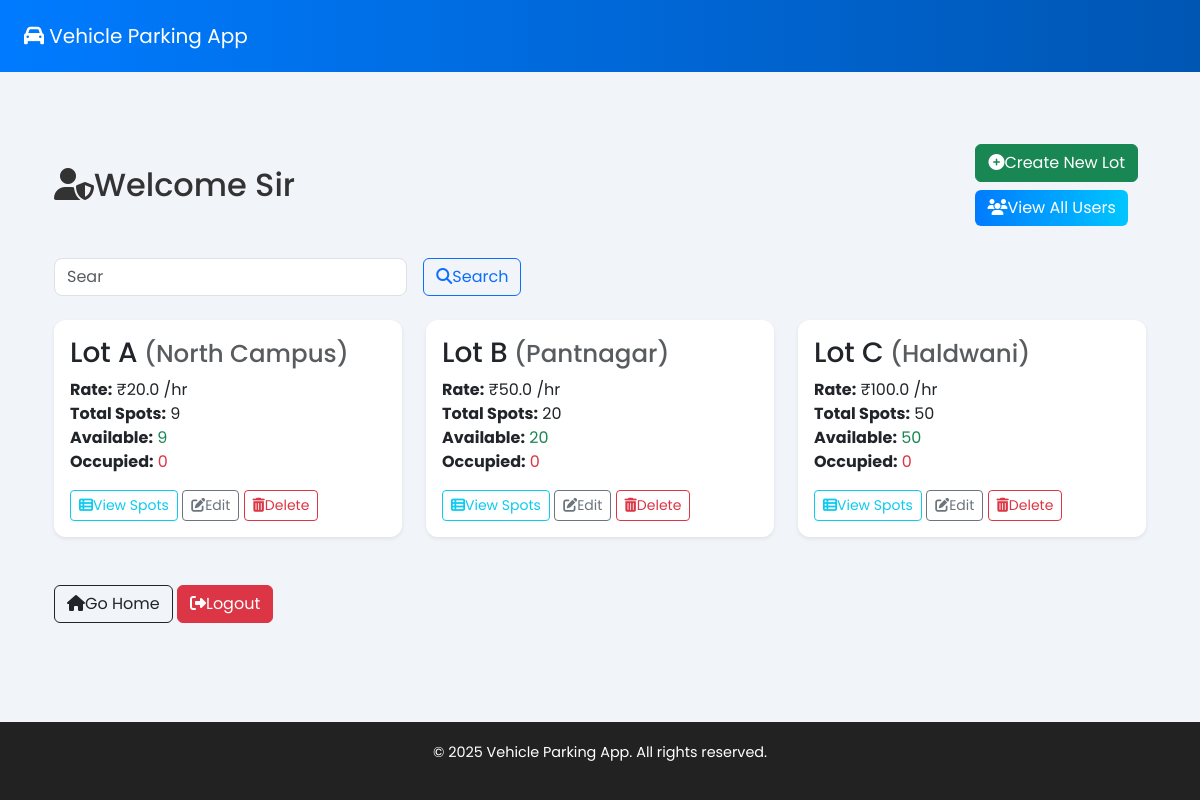
Screenshot of /admin/dashboard (signed in) with the database file from the repository.
### app/models.py (models this page shows, shortened)
class ParkingLot(db.Model):
    id= db.Column(db.Integer, primary_key=True)
    name = db.Column(db.String(100), nullable=False)
    location_name= db.Column(db.String(100), nullable=False)
    address = db.Column(db.String(200), nullable=False)
    pincode= db.Column(db.String(10), nullable=False)
    price_per_hour= db.Column(db.Float, nullable=False)
    max_spots= db.Column(db.Integer, nullable=False)
    spots= db.relationship('ParkingSpot', backref='lot', lazy=True)

### app/routes.py (the view)
@main.route('/admin/dashboard')
def admin_dashboard():
    if not session.get('admin_logged_in'):
        flash("Unauthorized Access,",'danger')
        return redirect(url_for('main.admin_login'))
    lots= ParkingLot.query.all()
    lot_data= []
    for lot in lots:
        total_spots= int(len(lot.spots))
        available= sum(1 for spot in lot.spots if spot.status=="A")
        occupied= total_spots - available
        lot_data.append({'id':lot.id, 'name':lot.name, 'location':lot.location_name, 'price':lot.price_per_hour, 'total_spots':total_spots, 'available':available, 'occupied':occupied})
    return render_template('admin_dashboard.html', lots=lot_data)

### app/routes.py (called while the page is built)
@main.after_app_request
def add_no_cache_headers(response):
    response.headers['Cache-Control']= "no-store, no-cache, must-revalidate, post-check=0, precheck=0, max-age=0"
    response.headers["Pragma"]= 'no-cache'
    response.headers["Expires"]= "-1"
    return response

### app/templates/admin_dashboard.html (shortened to what this page needs)
{% extends 'base.html' %}
{% block content %}
<div class="container mt-4">
    <div class="d-flex justify-content-between align-items-center mb-4">
        <h2 class="mb-2"><i class="fas fa-user-shield"></i>Welcome Sir</h2><br>
        <div>
            <a href="{{url_for('main.create_lot')}}" class="btn btn-success me-2 mb-2">
                <i class="fas fa-plus-circle"></i>Create New Lot
            </a><br>
            <a href="{{url_for('main.view_all_users')}}" class="btn btn-primary mb-2">
                <i class="fas fa-users"></i>View All Users
            </a><br>
        </div>
    </div>
    <form method="GET" action="{{url_for('main.admin_search')}}" class="row g-3 mb-4">
        <div class="col-md-4">
            <input type="text" class="form-control" name="query" id="searchinput" placeholder="Search...." aria-label="Search" autocomplete="off" required>
        </div>
        <div class="col-auto">
            <button type="submit" class="btn btn-outline-primary">
                <i class="fas fa-search"></i>Search
            </button>
        </div>
    </form>
    {% if lots %}
        <div class="row">
            {% for lot in lots %}
                <div class="col-md-6 col-lg-4 mb-4">
                    <div class="card shadow-sm">
                        <div class="card-body">
                            <h3 class="card-title">{{lot.name}}<small class="text-muted"> ({{lot.location}})</small></h3>
                            <p class="card-text">
                                <strong>Rate:</strong> ₹{{lot.price}} /hr <br>
                                <strong>Total Spots:</strong> {{lot.total_spots}} <br>
                                <strong>Available:</strong><span class="text-success"> {{lot.available}}</span><br>
                                <strong>Occupied:</strong><span class="text-danger"> {{lot.occupied}}</span><br>
                            </p>
                            <a href="{{ url_for('main.view_spots', lot_id=lot.id)}}" class="btn btn-outline-info btn-sm">
                                <i class="fas fa-th-list"></i>View Spots
                            </a>
                            <a href="{{ url_for('main.edit_lot', lot_id=lot.id) }}" class="btn btn-outline-secondary btn-sm">
                                <i class="fas fa-edit"></i>Edit
                            </a>
                            <form action="{{ url_for('main.delete_lot', lot_id=lot.id) }}" method="POST" class="d-inline-block" onsubmit="return confirm('Are you sure you want to delete this lot and all its spots?');">
                                <button type="submit" class="btn btn-outline-danger btn-sm">
                                    <i class="fas fa-trash-alt"></i>Delete
                                </button>
                            </form>
                        </div>
                    </div>
                </div>
            {% endfor %}
        </div>
    {% else %}
        <p class="text-muted">No Parking Lots Created Yet.</p>
    {% endif %}
    <div class="mt-4">
        <a href="{{url_for('main.home')}}" class="btn btn-outline-dark">
            <i class="fas fa-home"></i>Go Home
        </a>
        <a href="{{url_for('main.admin_logout')}}" class="btn btn-danger">
            <i class="fas fa-sign-out-alt"></i>Logout
        </a>
    </div>
</div>
{% endblock %}

### app/templates/base.html (style rules this page uses)
body { background-color: #f1f4f9; font-family:'Poppins',sans-serif; color: #333 ; }
.card { box-shadow: 0 5px 20px rgba(0,0,0,0.05); border: none; border-radius: 12px; }
.btn-primary { background: linear-gradient(to right, #007Bff, #00c6ff); border: none; }
a { color: #007bff; text-decoration: none; }
.form-control { border-radius: 8px; }

### rows the page displays
ParkingLot: name "Lot A", location "North Campus", price "20.0", total_spots "9", available "9", occupied "0"
ParkingLot: name "Lot B", location "Pantnagar", price "50.0", total_spots "20", available "20", occupied "0"
ParkingLot: name "Lot C", location "Haldwani", price "100.0", total_spots "50", available "50", occupied "0"

### other values shown
{{ current_year or '2025' }} "2025"
